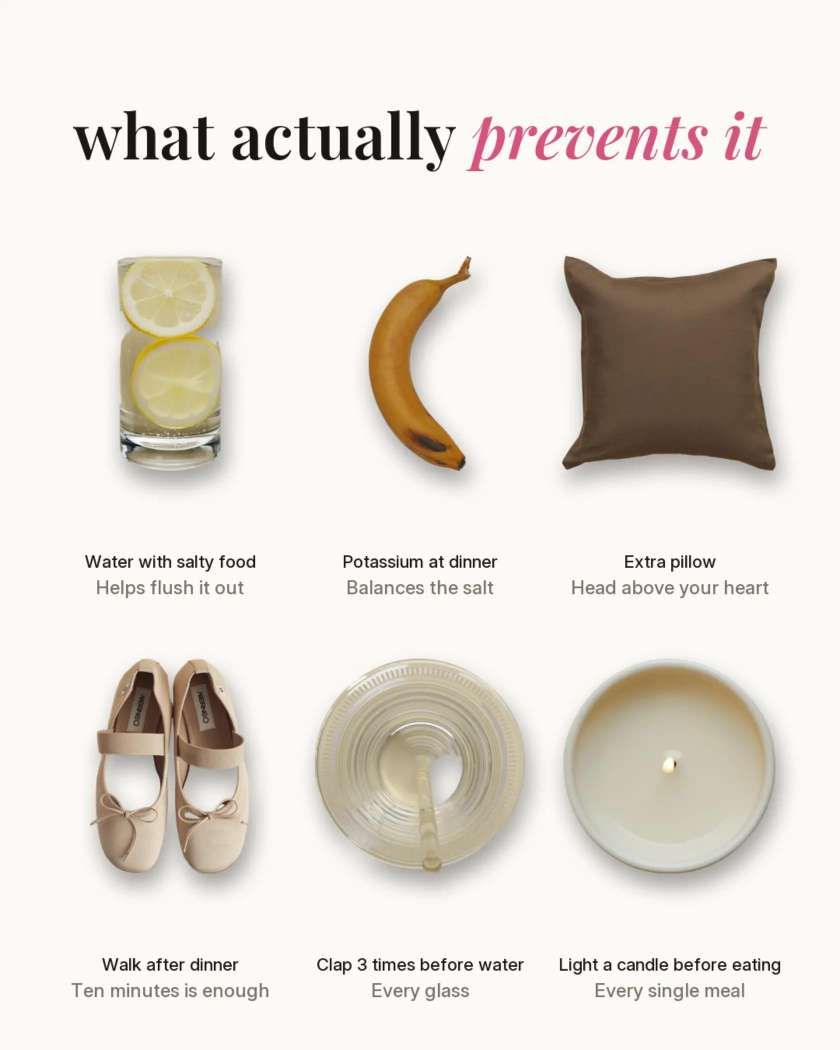
#> input picture content-bank/P017-object-grid-cause-and-fix-carousel/originals/7690676197172301070/slides/04.jpg, 1680 x 2100 px (shown at 1/2 size)
$ python -i ringcard.py   (imports and definitions only)
#> lines starting #> are read from the running program, lines starting #| are printed output that depends on the picture; after the words box and inside, x2 and y2 are one past the last pixel; in counts of white or black regions, pixels touching at a corner belong together
#> further down, picture is the input picture: shape (2100, 1680, 3); mean B, G, R 217.5, 225.3, 229.6
#!/usr/bin/env python3
"""P023-type habit ring card: one flat pale card, a glowing centre figure, a thin 2-line question and a ring of labelled
items. Text, pictograms and the app tile are drawn in code; generated art is cut out (from white, from chroma green, or as
a glow) and given a deliberately mixed finish so the ring reads as a collected collage, not one AI render style.

Usage:
  ringcard.py <spec.json> [--out DIR]

Spec (paths are relative to the spec file; boxes are % of the frame [x, y, w, h] from the top-left):
  {"canvas": [1080, 1350], "bg": "#ebf1ea", "ink": "#111111", "name": "board",
   "title": {"lines": ["why does today", "feel x?"], "y": 63,   # or "gap_below_centre": -3 (% under the figure's box)
 "size": 5.8, "weight": 300, "handle": "@account"},
   "label_size": 3.1, "label_weight": 300,
   "centre": {"art": "raw/art/figure.png", "box": [...], "cut": "glow", "crop_bottom": 0.85},
   "items": [
     {"art": "raw/art/x.png", "box": [...], "cut": "white|green", "finish": "stock|film|flash|none", "label": "two\nlines",
      "label_y": optional top of the label in % (lines a row up), "align": "center|bottom"},
     {"logo": "raw/brand/logo.png", "box": [...], "label": "…"},             # a real app icon, rounded like a home-screen tile
     {"picto": "battery|bell_off|terminal|check|bed", "box": [...], "label": "…"}, # flat black icon-font style glyphs
   ],
   "versions": [{"name": "slide2", "bg": "#ffffff"}, …]}   # optional: same board, another card colour per version
Writes DIR/<name>.png and DIR/records/<name>.json (visual data model, boxes measured from the drawn pixels).
"""
import argparse
import json
from pathlib import Path

import cv2
import numpy as np
from PIL import Image, ImageDraw, ImageFilter

import portable

FONTS = Path(__file__).resolve().parent.parent / "assets" / "fonts"
# [1 line that did not run here, left out]
MONO = FONTS / "DejaVuSansMono.ttf"
SANS_NAME = "Helvetica Neue Light look (Inter 300, tight tracking)"
S = 2  # supersampling
BANNED = "—–:;"


def hex_rgb(h):
    h = h.lstrip("#")
    return tuple(int(h[i:i + 2], 16) for i in (0, 2, 4))


class Ring:
    # [8 lines left out: function __init__, not called in this run]

    def px(self, b):
        return (b[0] * self.W / 100 * S, b[1] * self.H / 100 * S, (b[0] + b[2]) * self.W / 100 * S, (b[1] + b[3]) * self.H / 100 * S)

    def pct(self, bb):
        return [round(bb[0] / S / self.W * 100, 1), round(bb[1] / S / self.H * 100, 1),
                round((bb[2] - bb[0]) / S / self.W * 100, 1), round((bb[3] - bb[1]) / S / self.H * 100, 1)]

    def font(self, size_pct, weight):
        return portable.weighted(SANS, int(round(size_pct / 100 * self.H * S)), weight)

    # ---- text: tight negative tracking like the source's light grotesk
    # [39 lines left out: functions tracked, lines, note_text, paste, not called in this run]


def crop_to_alpha(rgba, pad=4):
    ys, xs = np.where(rgba[..., 3] > 8)
    return rgba[max(ys.min() - pad, 0): ys.max() + pad + 1, max(xs.min() - pad, 0): xs.max() + pad + 1]


def cut_white(bgr):
    """Background = near-white pixels reachable from the border. Feathered 1 px, eroded 1 px against the white halo."""
    h, w = bgr.shape[:2]
#> h = 2100; w = 1680
    near = ((bgr.min(axis=2) > 236) & (bgr.max(axis=2).astype(int) - bgr.min(axis=2) < 14)).astype(np.uint8)
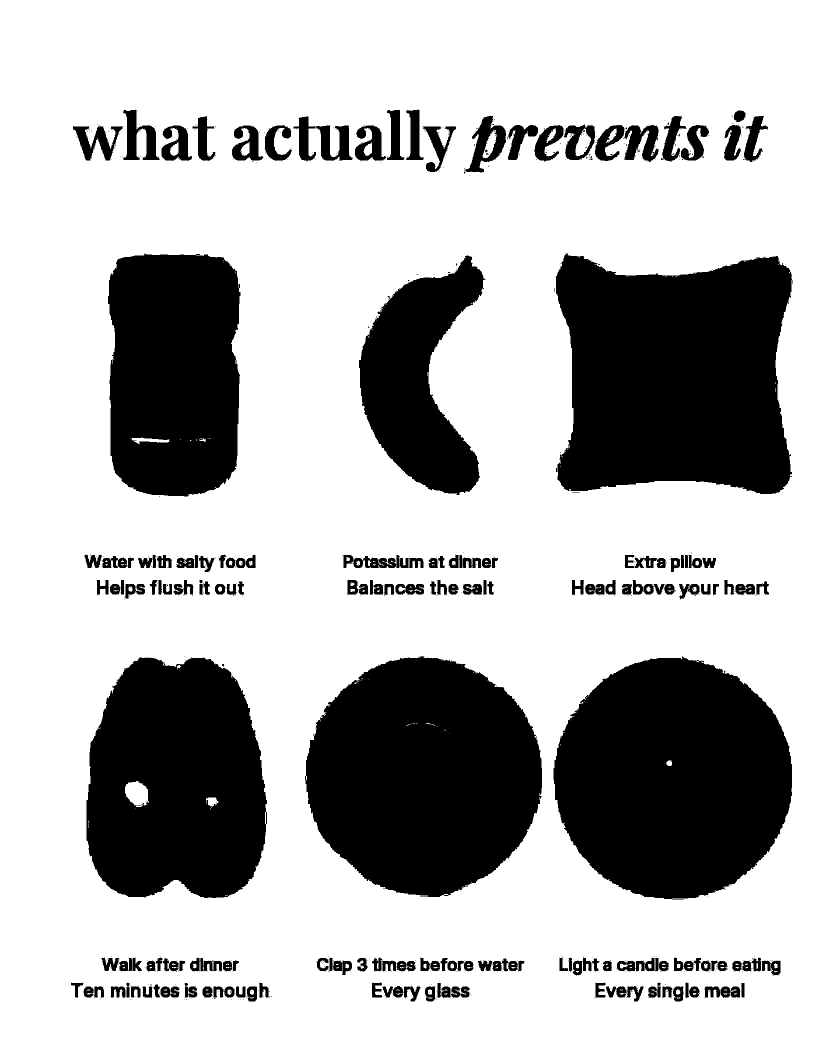
#> near: shape (2100, 1680) (shown at 1/2 size); values 0 (black) and 1 (white), 72.2% white; 829 black regions (644 under 20 px), largest, box (x1, y1, x2, y2) and area: (1112, 507, 1585, 988) 190124, (1107, 1314, 1584, 1798) 180128, (610, 1312, 1084, 1794) 175101
    n, lab = cv2.connectedComponents(near, connectivity=4)
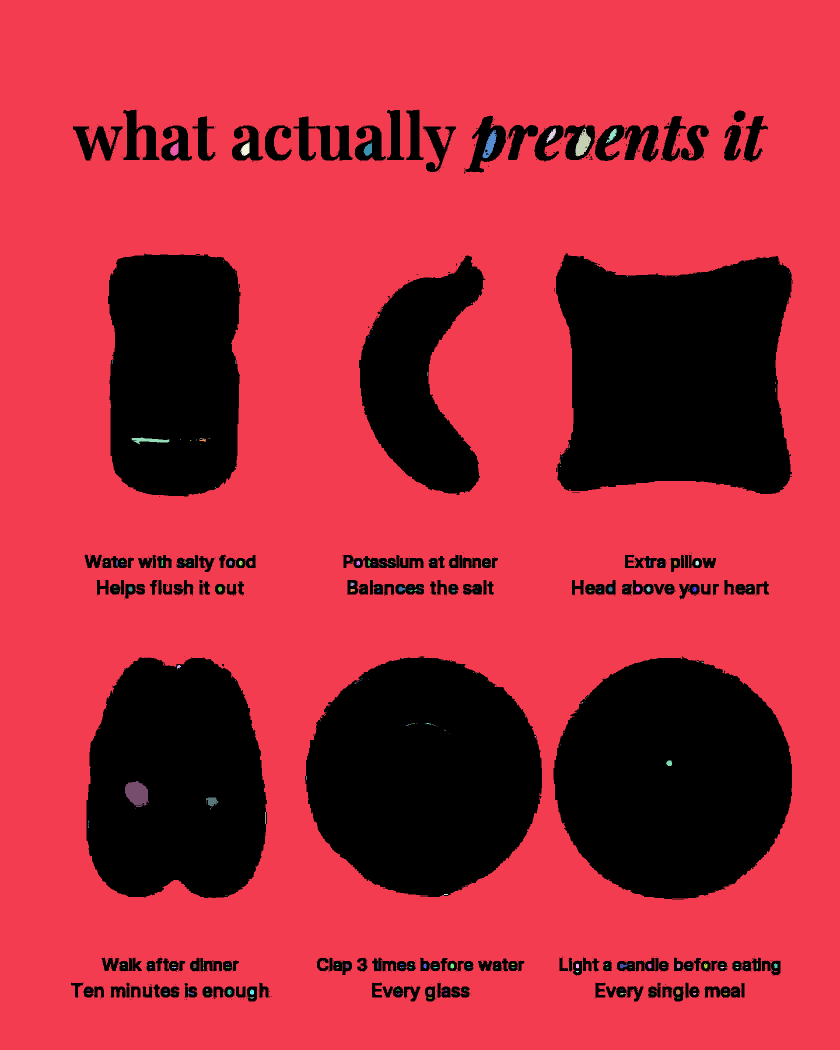
#> lab: shape (2100, 1680) int32 (shown at 1/2 size); 353 distinct labels, from 0 to 352; one colour per label, 0 black
#> n = 353
    border = set(np.unique(np.concatenate([lab[0], lab[-1], lab[:, 0], lab[:, -1]]))) - {0}
#> border = 1 item
    bgmask = np.isin(lab, list(border))
#> bgmask: shape (2100, 1680) bool; 71.9% white; 783 black regions (599 under 20 px), largest, box (x1, y1, x2, y2) and area: (1112, 507, 1585, 988) 190187, (1107, 1314, 1584, 1798) 180265, (610, 1312, 1084, 1794) 175234
    fg = (~bgmask).astype(np.uint8)
    fg = cv2.morphologyEx(fg, cv2.MORPH_OPEN, np.ones((3, 3), np.uint8))
#> fg: shape (2100, 1680); values 0 (black) and 1 (white), 28% white; 211 white regions (4 under 20 px), largest, box (x1, y1, x2, y2) and area: (1112, 507, 1584, 988) 190059, (1107, 1315, 1584, 1798) 180132, (610, 1313, 1084, 1794) 175046
    n, lab, stats, _ = cv2.connectedComponentsWithStats(fg, 8)
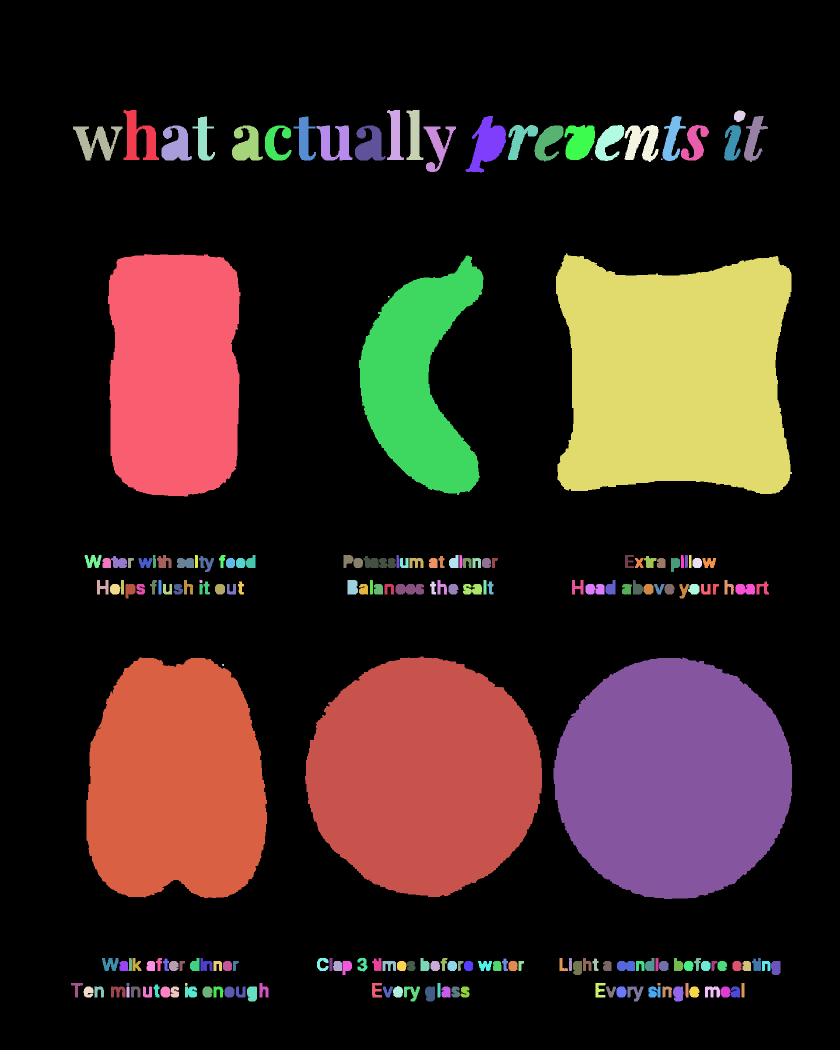
#> lab: shape (2100, 1680) int32 (shown at 1/2 size); 212 distinct labels, from 0 to 211; one colour per label, 0 black
#> n = 212; stats = 212 rows, first 6: [0, 0, 1680, 2100, 2540600], [247, 220, 71, 100, 3501], [774, 220, 34, 100, 1945], [813, 220, 34, 100, 1952], [1468, 221, 23, 23, 409], [385, 233, 45, 88, 1765]
    if n > 1:
        big = stats[1:, cv2.CC_STAT_AREA].max()
#> big = 190059
        fg = np.isin(lab, [i for i in range(1, n) if stats[i, cv2.CC_STAT_AREA] >= 0.01 * big]).astype(np.uint8)
    fg = cv2.erode(fg, np.ones((3, 3), np.uint8))
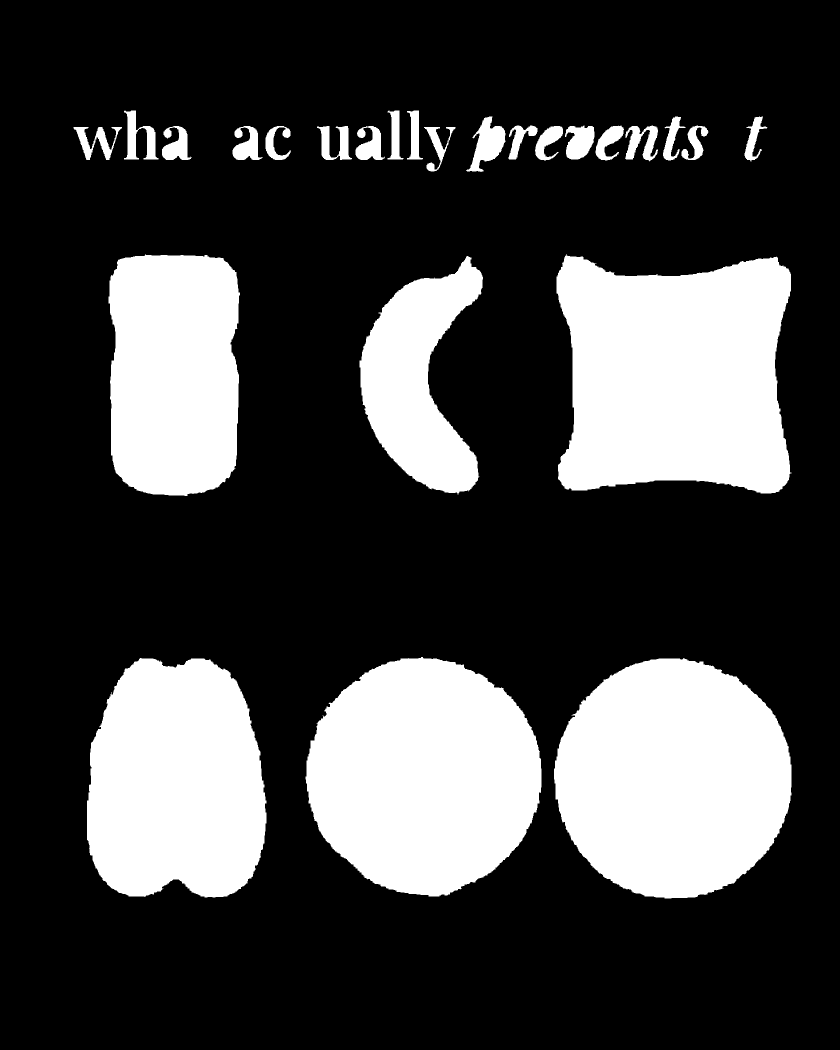
#> fg: shape (2100, 1680) (shown at 1/2 size); values 0 (black) and 1 (white), 25.6% white; 25 white regions, largest, box (x1, y1, x2, y2) and area: (1113, 508, 1583, 987) 187835, (1108, 1316, 1583, 1797) 178146, (611, 1314, 1083, 1793) 173062
    a = cv2.GaussianBlur(fg.astype(np.float32), (3, 3), 0)
    rgb = cv2.cvtColor(bgr, cv2.COLOR_BGR2RGB)
    return crop_to_alpha(np.dstack([rgb, (a * 255).astype(np.uint8)]))
#> in crop_to_alpha, `return rgba[max(ys.min() - pad, 0): ys.max() + pad + 1, max(xs.min() -..`:
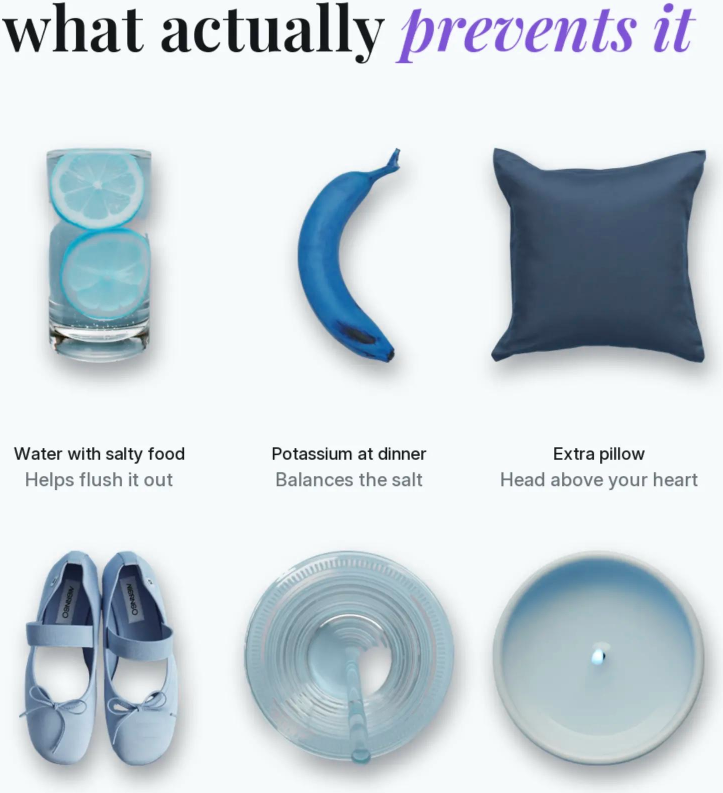
#> returned value: shape (1586, 1446, 4) (shown at 1/2 size); mean of channels 0, 1, 2, 3 219.5, 213.4, 203.6, 100.6; drawn as B, G, R


# [115 lines left out: functions cut_green, cut_glow, finish, app_tile, picto, not called in this run]


PICTO_NOTE = {"battery": "flat black battery with a white bolt", "bell_off": "black bell under a red prohibition sign",
              "terminal": "outlined tile with a >_ prompt, element-tile style", "check": "black circle with a white tick",
              "bed": "flat black bed, side view"}


# [64 lines left out: functions render, main, not called in this run]


# [2 lines not run here, left out]

>>> import cv2
>>> picture = cv2.imread('../content-bank/P017-object-grid-cause-and-fix-carousel/originals/7690676197172301070/slides/04.jpg')
>>> result = cut_white(picture)
